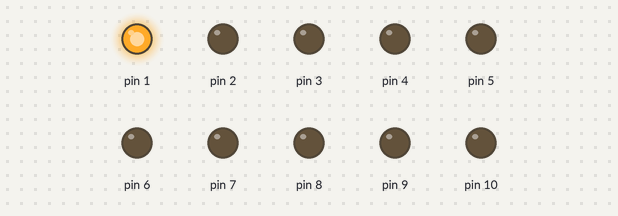
Bench run of a sketch on a simulated Arduino Uno, built with avr-gcc and run on an emulated ATmega328P. Parts: output pins drawn as LEDs (lit = HIGH).

Above: at 0.5 s.
At 2.5 s:
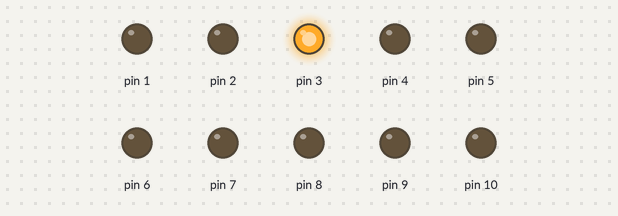
At 3.5 s:
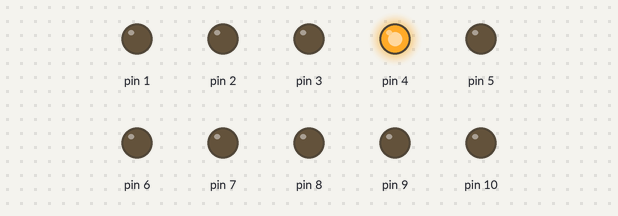
At 5.5 s:
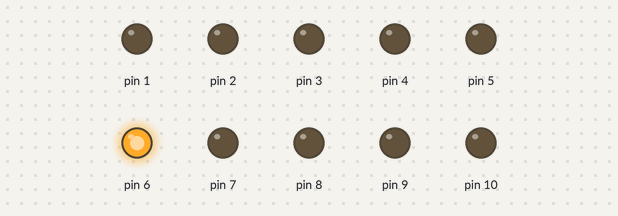
At 8.5 s:
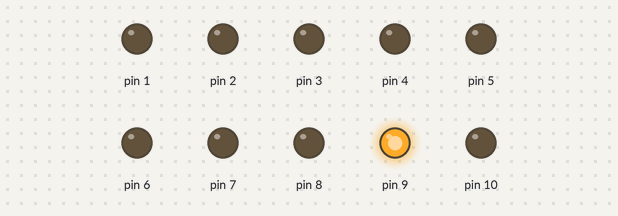
At 11.5 s:
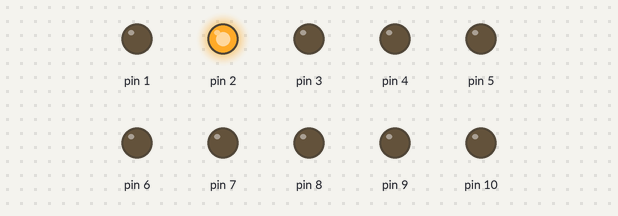
Timing chart, 0 to 13.0 s (numbered marks = the images above):
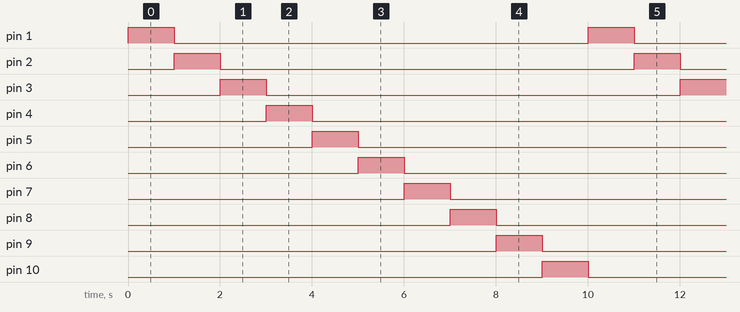

Measured:
- by itself, pin 1–10: alternates HIGH for 1.0 s and LOW for 9.0 s
- by itself, everything shown: repeats every 10.0 s, in 10 steps

The sketch:

Pisca_Pisca_01.ino
```cpp
void setup() {
  // Configura portas 1 a 10 como saida

  pinMode(1, OUTPUT);
  pinMode(2, OUTPUT);
  pinMode(3, OUTPUT);
  pinMode(4, OUTPUT);
  pinMode(5, OUTPUT);
  pinMode(6, OUTPUT);
  pinMode(7, OUTPUT);
  pinMode(8, OUTPUT);
  pinMode(9, OUTPUT);
  pinMode(10, OUTPUT);
}

void loop() {
  // Projeto Pisca-pisca 01

  digitalWrite (1,HIGH);
  digitalWrite (2,LOW);
  digitalWrite (3,LOW);
  digitalWrite (4,LOW);
  digitalWrite (5,LOW);
  digitalWrite (6,LOW);
  digitalWrite (7,LOW);
  digitalWrite (8,LOW);
  digitalWrite (9,LOW);
  digitalWrite (10,LOW);
  delay(1000);

  digitalWrite (1,LOW);
  digitalWrite (2,HIGH);
  digitalWrite (3,LOW);
  digitalWrite (4,LOW);
  digitalWrite (5,LOW);
  digitalWrite (6,LOW);
  digitalWrite (7,LOW);
  digitalWrite (8,LOW);
  digitalWrite (9,LOW);
  digitalWrite (10,LOW);
  delay(1000);

  digitalWrite (1,LOW);
  digitalWrite (2,LOW);
  digitalWrite (3,HIGH);
  digitalWrite (4,LOW);
  digitalWrite (5,LOW);
  digitalWrite (6,LOW);
  digitalWrite (7,LOW);
  digitalWrite (8,LOW);
  digitalWrite (9,LOW);
  digitalWrite (10,LOW);
  delay(1000);

  digitalWrite (1,LOW);
  digitalWrite (2,LOW);
  digitalWrite (3,LOW);
  digitalWrite (4,HIGH);
  digitalWrite (5,LOW);
  digitalWrite (6,LOW);
  digitalWrite (7,LOW);
  digitalWrite (8,LOW);
  digitalWrite (9,LOW);
  digitalWrite (10,LOW);
  delay(1000);

  digitalWrite (1,LOW);
  digitalWrite (2,LOW);
  digitalWrite (3,LOW);
  digitalWrite (4,LOW);
  digitalWrite (5,HIGH);
  digitalWrite (6,LOW);
  digitalWrite (7,LOW);
  digitalWrite (8,LOW);
  digitalWrite (9,LOW);
  digitalWrite (10,LOW);
  delay(1000);

  digitalWrite (1,LOW);
  digitalWrite (2,LOW);
  digitalWrite (3,LOW);
  digitalWrite (4,LOW);
  digitalWrite (5,LOW);
  digitalWrite (6,HIGH);
  digitalWrite (7,LOW);
  digitalWrite (8,LOW);
  digitalWrite (9,LOW);
  digitalWrite (10,LOW);
  delay(1000);

  digitalWrite (1,LOW);
  digitalWrite (2,LOW);
  digitalWrite (3,LOW);
  digitalWrite (4,LOW);
  digitalWrite (5,LOW);
  digitalWrite (6,LOW);
  digitalWrite (7,HIGH);
  digitalWrite (8,LOW);
  digitalWrite (9,LOW);
  digitalWrite (10,LOW);
  delay(1000);

  digitalWrite (1,LOW);
  digitalWrite (2,LOW);
  digitalWrite (3,LOW);
  digitalWrite (4,LOW);
  digitalWrite (5,LOW);
  digitalWrite (6,LOW);
  digitalWrite (7,LOW);
  digitalWrite (8,HIGH);
  digitalWrite (9,LOW);
  digitalWrite (10,LOW);
  delay(1000);

  digitalWrite (1,LOW);
  digitalWrite (2,LOW);
  digitalWrite (3,LOW);
  digitalWrite (4,LOW);
  digitalWrite (5,LOW);
  digitalWrite (6,LOW);
  digitalWrite (7,LOW);
  digitalWrite (8,LOW);
  digitalWrite (9,HIGH);
  digitalWrite (10,LOW);
  delay(1000);

  digitalWrite (1,LOW);
  digitalWrite (2,LOW);
  digitalWrite (3,LOW);
  digitalWrite (4,LOW);
  digitalWrite (5,LOW);
  digitalWrite (6,LOW);
  digitalWrite (7,LOW);
  digitalWrite (8,LOW);
  digitalWrite (9,LOW);
  digitalWrite (10,HIGH);
  delay(1000);
}
```
